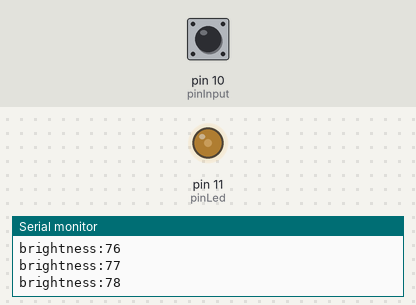
The sketch below on a simulated Arduino Uno, built with avr-gcc and run on an emulated ATmega328P. Shown: output pins drawn as LEDs (lit = HIGH), the last lines printed to the serial monitor. The test bench sets the inputs (shaded band); at power-on: pin 10 (pinInput) HIGH.

Above: at 1.2 s.
1.3 s: pin 10 (pinInput) pulled LOW for 3.2 s
At 3.7 s:
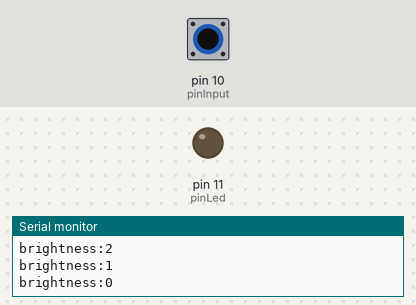
7.5 s: pin 10 (pinInput) pulled LOW for 0.15 s
At 9.8 s:
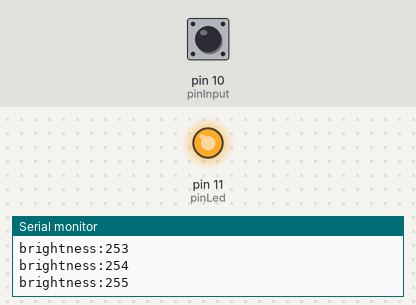
10.5 s: pin 10 (pinInput) pulled LOW for 1 s
Timing chart, 0 to 14.0 s (numbered marks = the images above; inputs shaded):
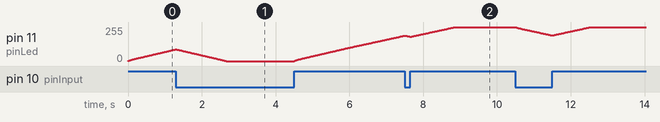

The sketch:

app.ino
```cpp
int pinLed = 11;
int pinInput = 10; // Light Cup 제어 핀으로 선언
int stateA = 0; // Light Cup 상태 저장 변수
int brightness = 0; // 현재 발광 값 저장 변수
int oldBrightness = 0; // 이전 발광 값 저장 변수

void setup() {
    Serial.begin(9600);
    pinMode(pinLed, OUTPUT);
    pinMode(pinInput, INPUT);
    digitalWrite(pinInput, HIGH);
}

void loop() {
    stateA = digitalRead(pinInput); // Light Cup interface에서 값을 읽음
    if (stateA == HIGH && brightness < 255) // 조건이 맞을 경우
        brightness++; // brightness을 1 증가

    if (stateA == LOW && brightness > 0) // 조건이 맞을 경우
        brightness--; // brightness을 1 감소

    if (oldBrightness != brightness) { // brightness 현재와 이전 값이 다른 경우
        Serial.print("brightness:"); // 시리얼로 brightness 값 출력
        Serial.println(brightness);
    }

    oldBrightness = brightness; // brightness 이전 값을 현재 값으로 업데이트
    analogWrite(pinLed, brightness); // brightness 값을 이용하여 LED 밝기 조절
    delay(10);
}
```
